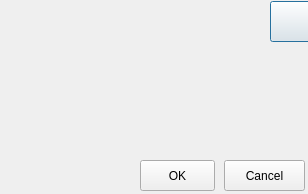
<?xml version="1.0" encoding="UTF-8"?>
<ui version="4.0">
 <class>iMessageBox</class>
 <widget class="QDialog" name="iMessageBox">
  <property name="geometry">
   <rect>
    <x>0</x>
    <y>0</y>
    <width>308</width>
    <height>194</height>
   </rect>
  </property>
  <property name="windowTitle">
   <string>Dialog</string>
  </property>
  <widget class="QWidget" name="widget_title" native="true">
   <property name="geometry">
    <rect>
     <x>0</x>
     <y>1</y>
     <width>311</width>
     <height>41</height>
    </rect>
   </property>
   <widget class="QWidget" name="widMenu" native="true">
    <property name="geometry">
     <rect>
      <x>270</x>
      <y>0</y>
      <width>41</width>
      <height>41</height>
     </rect>
    </property>
    <widget class="QPushButton" name="btn_wid">
     <property name="geometry">
      <rect>
       <x>0</x>
       <y>0</y>
       <width>41</width>
       <height>41</height>
      </rect>
     </property>
     <property name="text">
      <string/>
     </property>
    </widget>
   </widget>
   <widget class="QLabel" name="lab_ico">
    <property name="geometry">
     <rect>
      <x>0</x>
      <y>0</y>
      <width>41</width>
      <height>41</height>
     </rect>
    </property>
    <property name="text">
     <string/>
    </property>
   </widget>
   <widget class="QLabel" name="lab_title">
    <property name="geometry">
     <rect>
      <x>43</x>
      <y>1</y>
      <width>171</width>
      <height>41</height>
     </rect>
    </property>
    <property name="text">
     <string/>
    </property>
   </widget>
  </widget>
  <widget class="QWidget" name="widget_main" native="true">
   <property name="geometry">
    <rect>
     <x>0</x>
     <y>40</y>
     <width>311</width>
     <height>161</height>
    </rect>
   </property>
   <widget class="QLabel" name="lab_mainIco">
    <property name="geometry">
     <rect>
      <x>20</x>
      <y>30</y>
      <width>54</width>
      <height>51</height>
     </rect>
    </property>
    <property name="text">
     <string/>
    </property>
   </widget>
   <widget class="QLabel" name="lab_mainText">
    <property name="geometry">
     <rect>
      <x>110</x>
      <y>50</y>
      <width>181</width>
      <height>31</height>
     </rect>
    </property>
    <property name="text">
     <string/>
    </property>
   </widget>
   <widget class="QPushButton" name="btn_ok">
    <property name="geometry">
     <rect>
      <x>140</x>
      <y>120</y>
      <width>75</width>
      <height>31</height>
     </rect>
    </property>
    <property name="text">
     <string>OK</string>
    </property>
   </widget>
   <widget class="QPushButton" name="btn_cancel">
    <property name="geometry">
     <rect>
      <x>224</x>
      <y>120</y>
      <width>81</width>
      <height>31</height>
     </rect>
    </property>
    <property name="text">
     <string>Cancel</string>
    </property>
   </widget>
  </widget>
 </widget>
 <resources/>
 <connections/>
</ui>
